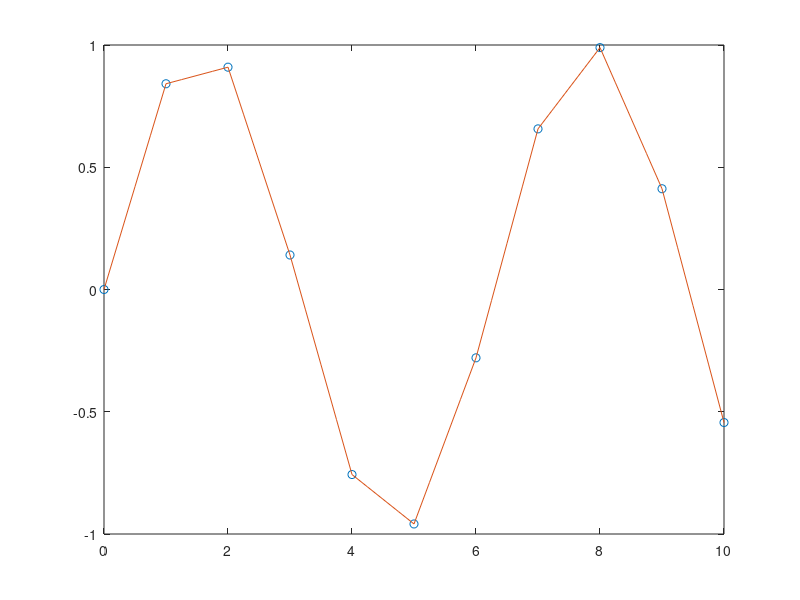

Reproduce this figure in MATLAB. (Note: this script raises an error after producing the figure.)

x = 0:10; 
y = sin(x); 
xi = 0:.25:10; 
yi = interp1(x,y,xi); 
figure();
plot(x,y,'o',xi,yi)

yi2 = linterp_matlab(x, y, xi);
figure();
plot(x,y,'o',xi,yi2)